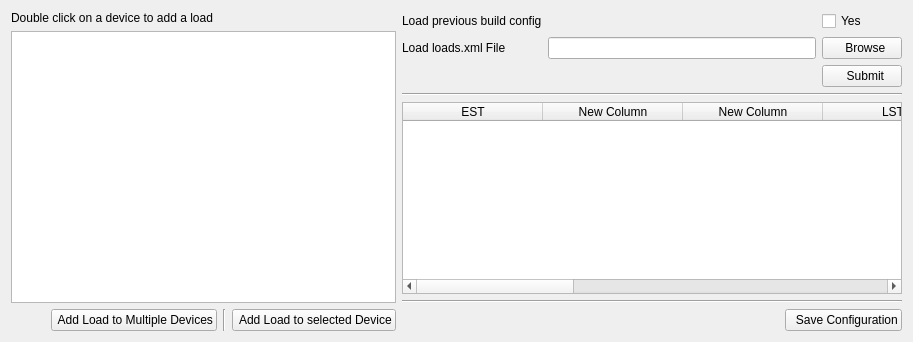
      <widget class="QWidget" name="tab">
       <attribute name="icon">
        <iconset>
         <normaloff>images/iconfinder_Settings_27879.png</normaloff>images/iconfinder_Settings_27879.png</iconset>
       </attribute>
       <attribute name="title">
        <string>Dynamic Settings</string>
       </attribute>
       <layout class="QGridLayout" name="gridLayout_5">
        <item row="0" column="0">
         <layout class="QHBoxLayout" name="horizontalLayout_3">
          <item>
           <layout class="QVBoxLayout" name="verticalLayout_2">
            <item>
             <widget class="QLabel" name="label_10">
              <property name="text">
               <string>Double click on a device to add a load</string>
              </property>
             </widget>
            </item>
            <item>
             <widget class="QTreeWidget" name="treeWidget_2">
              <property name="frameShadow">
               <enum>QFrame::Plain</enum>
              </property>
              <property name="lineWidth">
               <number>4</number>
              </property>
              <property name="midLineWidth">
               <number>4</number>
              </property>
              <property name="showDropIndicator" stdset="0">
               <bool>false</bool>
              </property>
              <property name="alternatingRowColors">
               <bool>true</bool>
              </property>
              <property name="selectionMode">
               <enum>QAbstractItemView::SingleSelection</enum>
              </property>
              <property name="uniformRowHeights">
               <bool>true</bool>
              </property>
              <property name="animated">
               <bool>true</bool>
              </property>
              <property name="headerHidden">
               <bool>true</bool>
              </property>
              <attribute name="headerDefaultSectionSize">
               <number>200</number>
              </attribute>
              <attribute name="headerMinimumSectionSize">
               <number>100</number>
              </attribute>
              <column>
               <property name="text">
                <string notr="true">1</string>
               </property>
              </column>
             </widget>
            </item>
            <item>
             <layout class="QHBoxLayout" name="horizontalLayout_6">
              <item>
               <spacer name="horizontalSpacer_4">
                <property name="orientation">
                 <enum>Qt::Horizontal</enum>
                </property>
                <property name="sizeHint" stdset="0">
                 <size>
                  <width>40</width>
                  <height>20</height>
                 </size>
                </property>
               </spacer>
              </item>
              <item>
               <widget class="QPushButton" name="pushButton_16">
                <property name="text">
                 <string> Add Load to Multiple Devices</string>
                </property>
                <property name="icon">
                 <iconset>
                  <selectedon>images/icons8-plus-80(2).png</selectedon>
                 </iconset>
                </property>
                <property name="iconSize">
                 <size>
                  <width>25</width>
                  <height>25</height>
                 </size>
                </property>
               </widget>
              </item>
              <item>
               <widget class="Line" name="line_9">
                <property name="orientation">
                 <enum>Qt::Vertical</enum>
                </property>
               </widget>
              </item>
              <item>
               <widget class="QPushButton" name="pushButton_15">
                <property name="text">
                 <string> Add Load to selected Device</string>
                </property>
                <property name="icon">
                 <iconset>
                  <normaloff>images/icons8-plus-80(2).png</normaloff>images/icons8-plus-80(2).png</iconset>
                </property>
                <property name="iconSize">
                 <size>
                  <width>25</width>
                  <height>25</height>
                 </size>
                </property>
               </widget>
              </item>
             </layout>
            </item>
           </layout>
          </item>
          <item>
           <layout class="QVBoxLayout" name="verticalLayout_4">
            <item>
             <layout class="QGridLayout" name="gridLayout_8">
              <item row="1" column="0">
               <widget class="QLabel" name="label_9">
                <property name="text">
                 <string>Load loads.xml File</string>
                </property>
               </widget>
              </item>
              <item row="1" column="2">
               <widget class="QPushButton" name="pushButton_12">
                <property name="text">
                 <string>  Browse</string>
                </property>
                <property name="icon">
                 <iconset>
                  <normaloff>images/icons8-aggiungi-file-80.png</normaloff>images/icons8-aggiungi-file-80.png</iconset>
                </property>
                <property name="iconSize">
                 <size>
                  <width>25</width>
                  <height>25</height>
                 </size>
                </property>
                <property name="default">
                 <bool>false</bool>
                </property>
               </widget>
              </item>
              <item row="0" column="0">
               <widget class="QLabel" name="label_8">
                <property name="text">
                 <string>Load previous build config</string>
                </property>
               </widget>
              </item>
              <item row="0" column="2">
               <widget class="QCheckBox" name="checkBox">
                <property name="text">
                 <string>Yes</string>
                </property>
               </widget>
              </item>
              <item row="1" column="1">
               <widget class="QLineEdit" name="lineEdit_2"/>
              </item>
              <item row="2" column="2">
               <widget class="QPushButton" name="pushButton_13">
                <property name="text">
                 <string>  Submit</string>
                </property>
                <property name="icon">
                 <iconset>
                  <normaloff>images/icons8-caricare-64.png</normaloff>images/icons8-caricare-64.png</iconset>
                </property>
                <property name="iconSize">
                 <size>
                  <width>25</width>
                  <height>25</height>
                 </size>
                </property>
               </widget>
              </item>
             </layout>
            </item>
            <item>
             <widget class="Line" name="line_7">
              <property name="orientation">
               <enum>Qt::Horizontal</enum>
              </property>
             </widget>
            </item>
            <item>
             <widget class="QTableWidget" name="tableWidget">
              <property name="minimumSize">
               <size>
                <width>500</width>
                <height>0</height>
               </size>
              </property>
              <property name="horizontalScrollBarPolicy">
               <enum>Qt::ScrollBarAsNeeded</enum>
              </property>
              <property name="selectionMode">
               <enum>QAbstractItemView::SingleSelection</enum>
              </property>
              <property name="columnCount">
               <number>9</number>
              </property>
              <attribute name="horizontalHeaderCascadingSectionResizes">
               <bool>true</bool>
              </attribute>
              <attribute name="horizontalHeaderMinimumSectionSize">
               <number>140</number>
              </attribute>
              <column>
               <property name="text">
                <string>EST</string>
               </property>
              </column>
              <column>
               <property name="text">
                <string>New Column</string>
               </property>
              </column>
              <column>
               <property name="text">
                <string>New Column</string>
               </property>
              </column>
              <column>
               <property name="text">
                <string>LST</string>
               </property>
              </column>
              <column>
               <property name="text">
                <string>Creation_Time</string>
               </property>
              </column>
              <column>
               <property name="text">
                <string>Profile</string>
               </property>
              </column>
              <column>
               <property name="text">
                <string>Profil</string>
               </property>
              </column>
              <column/>
              <column/>
             </widget>
            </item>
            <item>
             <widget class="Line" name="line_8">
              <property name="orientation">
               <enum>Qt::Horizontal</enum>
              </property>
             </widget>
            </item>
            <item>
             <layout class="QHBoxLayout" name="horizontalLayout_5">
              <item>
               <spacer name="horizontalSpacer_3">
                <property name="orientation">
                 <enum>Qt::Horizontal</enum>
                </property>
                <property name="sizeHint" stdset="0">
                 <size>
                  <width>40</width>
                  <height>20</height>
                 </size>
                </property>
               </spacer>
              </item>
              <item>
               <widget class="QPushButton" name="pushButton_14">
                <property name="text">
                 <string>  Save Configuration</string>
                </property>
                <property name="icon">
                 <iconset>
                  <normaloff>images/icons8-save-close-80.png</normaloff>images/icons8-save-close-80.png</iconset>
                </property>
                <property name="iconSize">
                 <size>
                  <width>30</width>
                  <height>30</height>
                 </size>
                </property>
               </widget>
              </item>
             </layout>
            </item>
           </layout>
          </item>
         </layout>
        </item>
       </layout>
      </widget>
